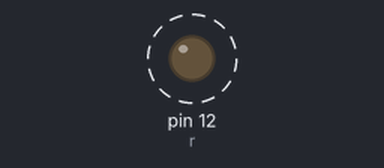
A sketch run on a simulated Arduino Uno, built with avr-gcc and run on an emulated ATmega328P. Parts: output pins drawn as LEDs (lit = HIGH). Dashed ring = blinking. What the sketch prints to the serial monitor is not drawn.

Above: at 0.5 s.
Timing chart, 0 to 4.6 s (numbered marks = the images above):
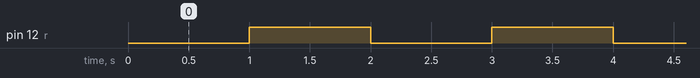

Measured:
- by itself, pin 12 (r): alternates HIGH for 1.0 s and LOW for 1.0 s

The sketch:

Joner_intro_to_variables.ino
```cpp
int x = 0;
int r = 12;

void setup() {
  Serial.begin(9600);
  pinMode(12, OUTPUT);
}

void loop() {
  Serial.println(x);
  x = x+1;
  delay(1000);
  digitalWrite(r, HIGH);
  Serial.println(x);
  x= x+1;
  delay(1000);
  digitalWrite(r, LOW);


}
```
